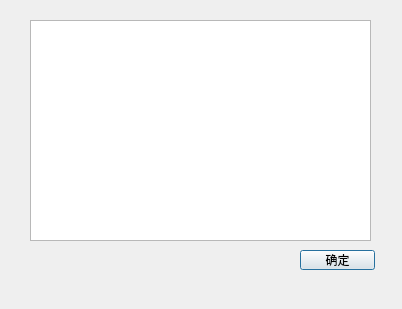
<?xml version="1.0" encoding="UTF-8"?>
<ui version="4.0">
 <class>anwser</class>
 <widget class="QDialog" name="anwser">
  <property name="geometry">
   <rect>
    <x>0</x>
    <y>0</y>
    <width>402</width>
    <height>309</height>
   </rect>
  </property>
  <property name="windowTitle">
   <string>Dialog</string>
  </property>
  <widget class="QPushButton" name="btnOK">
   <property name="geometry">
    <rect>
     <x>300</x>
     <y>250</y>
     <width>75</width>
     <height>20</height>
    </rect>
   </property>
   <property name="font">
    <font>
     <family>宋体</family>
     <pointsize>9</pointsize>
    </font>
   </property>
   <property name="text">
    <string>确定</string>
   </property>
  </widget>
  <widget class="QTableView" name="tableView">
   <property name="geometry">
    <rect>
     <x>30</x>
     <y>20</y>
     <width>341</width>
     <height>221</height>
    </rect>
   </property>
  </widget>
 </widget>
 <resources/>
 <connections/>
</ui>
